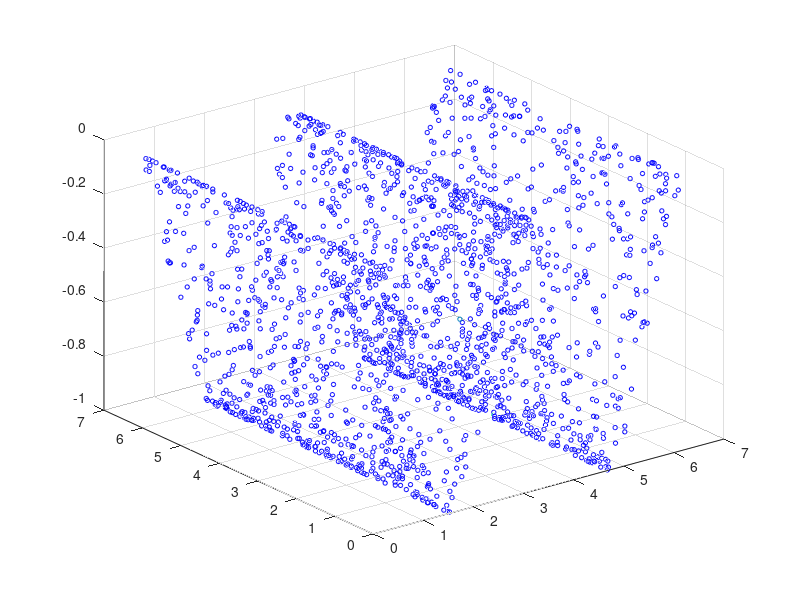

Recreate this plot in MATLAB. (Note: this script raises an error after producing the figure.)
hold off;
X = rand(2000,3);
X = X .* (2*pi);
X(:,3) = sin(X(:,1)) .* -sin(X(:,1));
c = zeros(1,2000);
p1 = max(((X(:,1) < 4.8) & (X(:,1) > 4.6) & (X(:,2) < 3.3) & (X(:,2) > 2.9)) .* [1:2000]')
p2 =  max(((X(:,1) < 4.1) & (X(:,1) > 3.9) & (X(:,2) < 3.3) & (X(:,2) > 2.9)) .* [1:2000]')
c(p1) = 1;
c(p2) = 0.5;
scatter3(X(:,1)',X(:,2)',X(:,3)',10,c)
colormap winter;

[D, ni, nbhd] = adaptive_find_nn(X, 70, 2);

n1 = ni(p1,:);
n1 = n1(n1~=0);
n2 = ni(p2,:);
n2 = n2(n2~=0);
size(n1)
size(n2)
hold on;

scatter3(X(n1,1)',X(n1,2)',X(n1,3)','rx');
scatter3(X(n2,1)',X(n2,2)',X(n2,3)','g+');

xlim([2.6,5.4])
zlim([-1.1,0.1])
ylim([2,4.5])

%plottangentspace(X(n2,:))
%plottangentspace(X(n1,:))